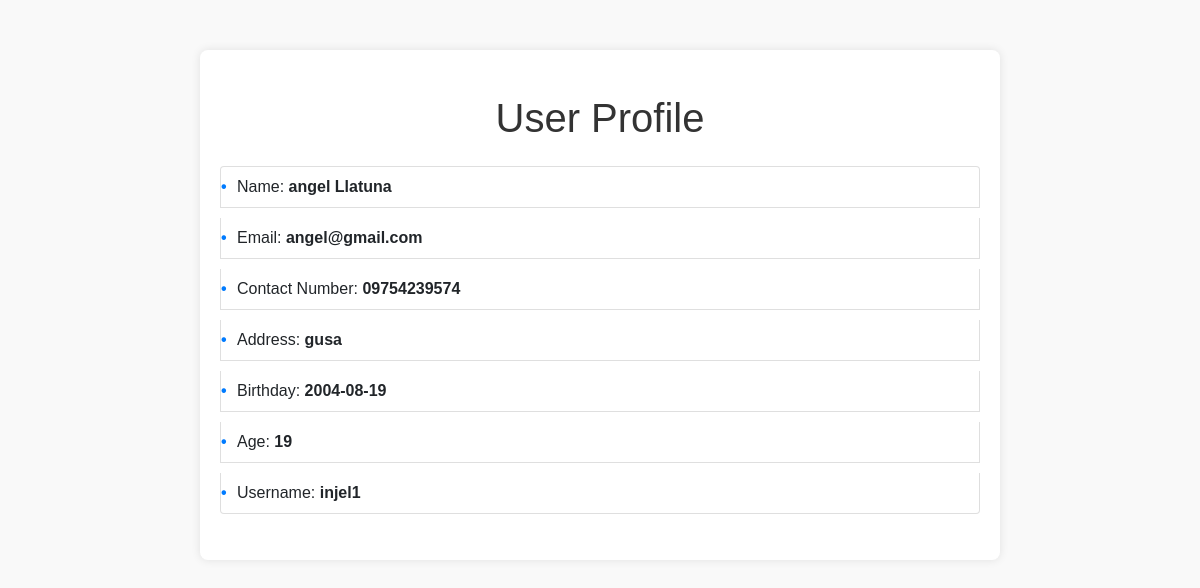
The app's page /profile.php (signed in) with its own data.
### tables this page shows
CREATE TABLE `users` (
  `userid` int(11) NOT NULL,
  `name` varchar(50) NOT NULL,
  `email` varchar(50) NOT NULL,
  `contact_number` text NOT NULL,
  `address` varchar(50) NOT NULL,
  `birthday` date NOT NULL,
  `age` int(11) NOT NULL,
  `username` varchar(50) NOT NULL,
  `password` varchar(50) NOT NULL
);

### profile.php (the view, shortened to what this page needs)
<?php
$servername = "localhost";
$dbusername = "root";
$dbpassword = "";
$dbname = "bookvault";
$conn = new mysqli($servername, $dbusername, $dbpassword, $dbname);
$userId = $_SESSION['userId'];
$stmt = $conn->prepare("SELECT userid, name, email, contact_number, address, birthday, username FROM users WHERE userid = ?");
$stmt->bind_param("i", $userId);
$stmt->execute();
$result = $stmt->get_result();
$user = null;
if ($result->num_rows > 0) {
    $user = $result->fetch_assoc();
    $user['age'] = date_diff(date_create($user['birthday']), date_create('today'))->y;
}
?>
<!DOCTYPE html>
<html lang="en">
<head>
    <link href="https://cdn.jsdelivr.net/npm/bootstrap@5.0.2/dist/css/bootstrap.min.css" rel="stylesheet">
    <link rel="stylesheet" href="css/profile.css">
</head>
<body>
    <div class="container">
        <h1 class="my-4">User Profile</h1>
        <ul class="list-group mb-3">
            <li class="list-group-item">Name: <span class="fw-bold"><?php echo htmlspecialchars($user['name']); ?></span></li>
            <li class="list-group-item">Email: <span class="fw-bold"><?php echo htmlspecialchars($user['email']); ?></span></li>
            <li class="list-group-item">Contact Number: <span class="fw-bold"><?php echo htmlspecialchars($user['contact_number']); ?></span></li>
            <li class="list-group-item">Address: <span class="fw-bold"><?php echo htmlspecialchars($user['address']); ?></span></li>
            <li class="list-group-item">Birthday: <span class="fw-bold"><?php echo htmlspecialchars($user['birthday']); ?></span></li>
            <li class="list-group-item">Age: <span class="fw-bold"><?php echo htmlspecialchars($user['age']); ?></span></li>
            <li class="list-group-item">Username: <span class="fw-bold"><?php echo htmlspecialchars($user['username']); ?></span></li>
        </ul>
    </div>
</body>
</html>

### css/profile.css (style rules this page uses)
body { font-family: Arial, sans-serif; background-color: #f9f9f9; margin: 0; padding: 0; }
.container { max-width: 800px; margin: 50px auto; background-color: #fff; padding: 20px; border-radius: 8px; box-shadow: 0 0 10px rgba(0, 0, 0, 0.1); }
h1 { text-align: center; color: #333; }
ul { list-style: none; padding: 0; }
li { margin-bottom: 10px; }
li::before { content: "\2022"; color: #007bff; font-weight: bold; display: inline-block; width: 1em; margin-left: -1em; }

### records on screen
users: name "angel Llatuna", email "angel@gmail.com", contact_number "09754239574", address "gusa", birthday "2004-08-19", username "injel1"

### other values on screen
$user['age'] "19"
